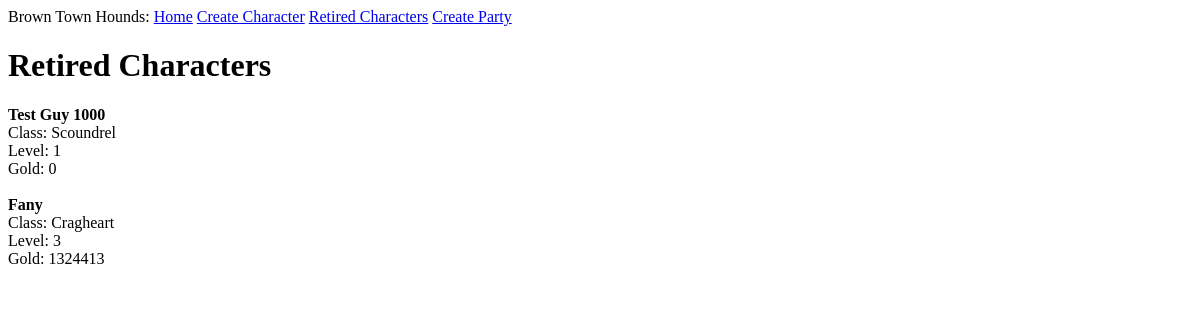
The page /retired_characters on the database as committed earlier.
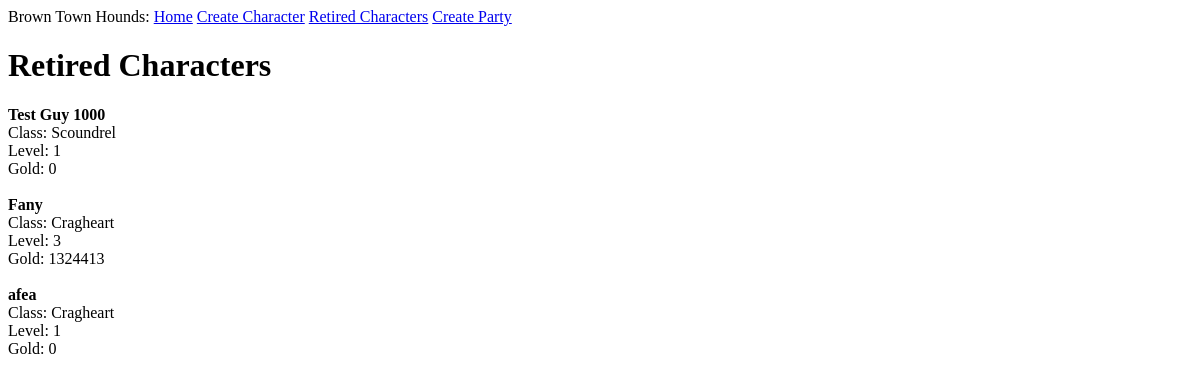
The same page on the database as committed later.
### app/models.py (models this page shows, shortened)
class RetiredCharacter(db.Model):
    id: so.Mapped[int] = so.mapped_column(primary_key=True)
    name: so.Mapped[str] = so.mapped_column(sa.String(64), index=True,
                                                unique=True)
    level: so.Mapped[int] = so.mapped_column(sa.Integer, index=True, default=1)
    gold: so.Mapped[int] = so.mapped_column(sa.Integer, index=True, default=0)
    class_id: so.Mapped[int] = so.mapped_column(sa.ForeignKey(Class.id),
                                               index=True)
    class_name: so.Mapped[Class] = so.relationship(back_populates='retired_characters')

class Class(db.Model):
    id: so.Mapped[int] = so.mapped_column(primary_key=True)
    name: so.Mapped[str] = so.mapped_column(sa.String(64), index=True,
                                                unique=True)
    class_perks: so.Mapped[list["Class_Perk"]] = so.relationship(back_populates="class_")
    characters: so.Mapped[list["Character"]] = so.relationship(back_populates='class_name')
    retired_characters: so.Mapped[list["RetiredCharacter"]] = so.relationship(back_populates='class_name')

### app/routes.py (the view)
@app.route('/retired_characters', methods=['GET', 'POST'])
def RetiredCharacters():
    get_retired_characters = sa.select(RetiredCharacter)
    retired_characters = db.session.scalars(get_retired_characters).all()
    return render_template('retired_characters.html', title='Retired Characters', retired_characters=retired_characters)

### app/templates/retired_characters.html
{% extends "base.html" %}
{% block content %}
<h1>Retired Characters</h1>
<body>
    <div>
        {% for character in retired_characters %}
        <b>{{ character.name }}</b><br>
        Class: {{ character.class_name.name }}<br>
        Level: {{ character.level }}<br>
        Gold: {{ character.gold }}<br><br>
        {% endfor %}
    </div>
{% endblock %}

Rows that differ between the two databases and show on the page:
added RetiredCharacter: name "afea", class_name.name "Cragheart", level "1", gold "0"
